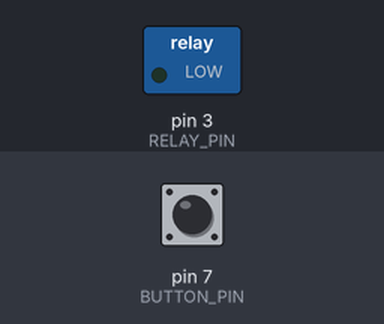
A sketch run on a simulated Arduino Uno, built with avr-gcc and run on an emulated ATmega328P. Parts: switched loads named in the sketch (green lamp = pin HIGH). The test bench sets the inputs (shaded band); at power-on: pin 7 (BUTTON_PIN) HIGH.

Above: at 1.2 s.
1.3 s: pin 7 (BUTTON_PIN) pulled LOW for 0.15 s
At 1.37 s:
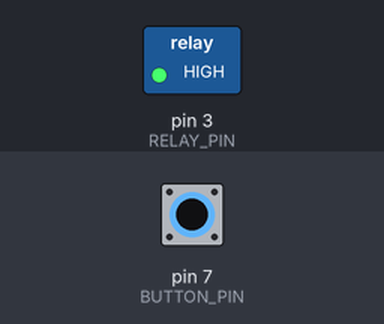
2.9 s: pin 7 (BUTTON_PIN) pulled LOW for 3.2 s
At 7.1 s:
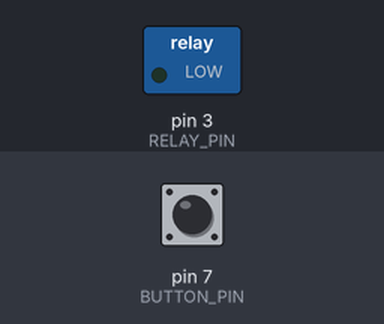
Timing chart, 0 to 8.6 s (numbered marks = the images above; inputs shaded):
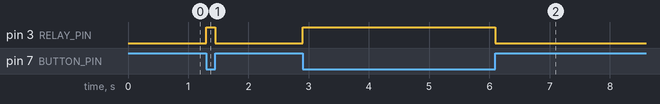

The sketch:

exp3.ino
```cpp
const int BUTTON_PIN=7;
const int RELAY_PIN=3;
void setup() {
  // put your setup code here, to run once:
pinMode(BUTTON_PIN,INPUT_PULLUP);
pinMode(RELAY_PIN,OUTPUT);
}

void loop() {
  // put your main code here, to run repeatedly:
int buttonState=digitalRead(BUTTON_PIN);
if(buttonState==LOW)
{digitalWrite(RELAY_PIN,HIGH);
}
else
if(buttonState==HIGH)
{Serial.println("The buttton is unpressed");
digitalWrite(RELAY_PIN,LOW);
}
}
```

Measured:
- after the input at 1.3 s, pin 3 (RELAY_PIN): LOW → HIGH at once, → LOW 0.15 s later
- after the input at 2.9 s, pin 3 (RELAY_PIN): LOW → HIGH at once, → LOW 3.2 s later
